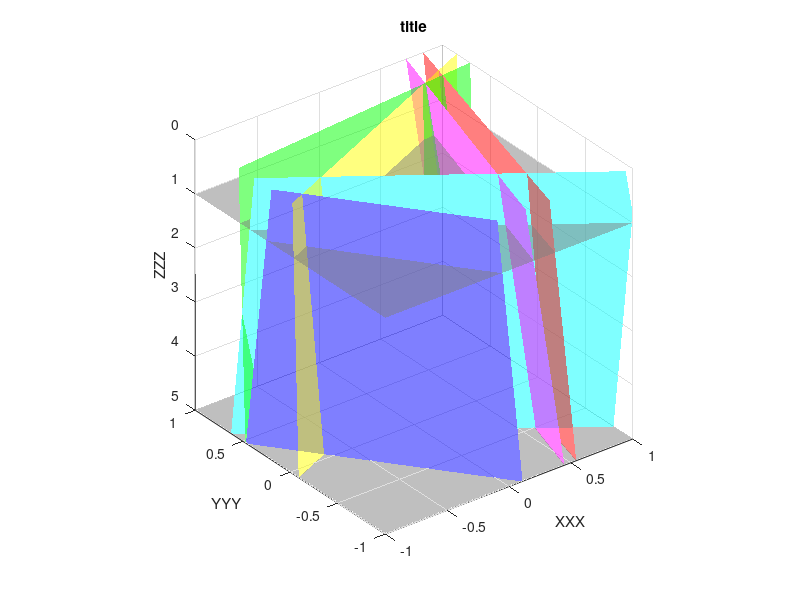

Recreate this plot in MATLAB.
%% Script to plot all the planes of the limits of the SW with torseur
clear all; close all;clc;

R = 1;
r = 0.2;
alpha = pi/4;
r_c = .01;
phi_c = 0;
h_c = 0;
m  = 1;
g  = 9.81;
tx = 0.5;
ty = 0;
tz = 0;
Mx = 0.5;
My = 0;
Mz = 0;
Tz = m*g+tz;

px(1) = Mx - h_c*ty + Tz*(r_c*sin(phi_c) + 2*r*cos(alpha)^2);
px(2) = h_c*ty - Mx - Tz*(r_c*sin(phi_c) - 2*r*cos(alpha)^2);
px(3) = Mx - Tz*(r*cos(alpha)^2 - r_c*sin(phi_c) + (3^(1/2)*r*sin(2*alpha))/2) - h_c*ty;
px(4) = h_c*ty - Tz*(r_c*sin(phi_c) + r*cos(alpha)^2 + (3^(1/2)*r*sin(2*alpha))/2) - Mx;
px(5) = Mx + Tz*(r_c*sin(phi_c) - r*cos(alpha)^2 + (3^(1/2)*r*sin(2*alpha))/2) - h_c*ty;
px(6) = h_c*ty - Tz*(r_c*sin(phi_c) + r*cos(alpha)^2 - (3^(1/2)*r*sin(2*alpha))/2) - Mx;

py(1) = h_c*tx + Tz*(r*sin(2*alpha) - r_c*cos(phi_c));
py(2) = Tz*(r*sin(2*alpha) + r_c*cos(phi_c)) - h_c*tx;
py(3) = h_c*tx - Tz*((r*sin(2*alpha))/2 + r_c*cos(phi_c) - 3^(1/2)*r*cos(alpha)^2);
py(4) = Tz*(r_c*cos(phi_c) - (r*sin(2*alpha))/2 + 3^(1/2)*r*cos(alpha)^2) - h_c*tx;
py(5) = h_c*tx - Tz*((r*sin(2*alpha))/2 + r_c*cos(phi_c) + 3^(1/2)*r*cos(alpha)^2);
py(6) = - Tz*((r*sin(2*alpha))/2 - r_c*cos(phi_c) + 3^(1/2)*r*cos(alpha)^2) - h_c*tx;

pz(1) = Mz - tx*(2*r - 2*r*sin(alpha)^2 + r_c*sin(phi_c)) - ty*(r*sin(2*alpha) - r_c*cos(phi_c));
pz(2) = tx*(2*r*sin(alpha)^2 - 2*r + r_c*sin(phi_c)) - Mz - ty*(r*sin(2*alpha) + r_c*cos(phi_c));
pz(3) = Mz + ty*((r*sin(2*alpha))/2 + r_c*cos(phi_c) - 3^(1/2)*r*cos(alpha)^2) + tx*(r*cos(alpha)^2 - r_c*sin(phi_c) + (3^(1/2)*r*sin(2*alpha))/2);
pz(4) = tx*(r_c*sin(phi_c) + r*cos(alpha)^2 + (3^(1/2)*r*sin(2*alpha))/2) - ty*(r_c*cos(phi_c) - (r*sin(2*alpha))/2 + 3^(1/2)*r*cos(alpha)^2) - Mz;
pz(5) = Mz + ty*((r*sin(2*alpha))/2 + r_c*cos(phi_c) + 3^(1/2)*r*cos(alpha)^2) - tx*(r_c*sin(phi_c) - r*cos(alpha)^2 + (3^(1/2)*r*sin(2*alpha))/2);
pz(6) = ty*((r*sin(2*alpha))/2 - r_c*cos(phi_c) + 3^(1/2)*r*cos(alpha)^2) - Mz + tx*(r_c*sin(phi_c) + r*cos(alpha)^2 - (3^(1/2)*r*sin(2*alpha))/2);

pk(1) = (-2*R*h_c*cos(alpha))*ty+(R*r*cos(alpha) + 2*R*r_c*cos(alpha)*sin(phi_c))*Tz +...
      Mx*2*R*cos(alpha);
pk(2) = (2*R*h_c*cos(alpha))*ty+(R*r*cos(alpha) - 2*R*r_c*cos(alpha)*sin(phi_c))*Tz -...
      Mx*2*R*cos(alpha);
pk(3) = tx*(3^(1/2)*R*h_c*cos(alpha))+ty*(R*h_c*cos(alpha))+...
      Tz*(R*r*cos(alpha) - R*r_c*cos(alpha)*sin(phi_c) - 3^(1/2)*R*r_c*cos(alpha)*cos(phi_c)) -...
      Mx*R*cos(alpha) + 3^(1/2)*R*cos(alpha)*My;
pk(4) = tx*(-3^(1/2)*R*h_c*cos(alpha))-ty*(R*h_c*cos(alpha))+...
      Tz*(R*r*cos(alpha) + R*r_c*cos(alpha)*sin(phi_c) + 3^(1/2)*R*r_c*cos(alpha)*cos(phi_c)) +...
      Mx*R*cos(alpha) - 3^(1/2)*R*cos(alpha)*My;
pk(5) = tx*(-3^(1/2)*R*h_c*cos(alpha))+ty*(R*h_c*cos(alpha))+...
      Tz*(R*r*cos(alpha) - R*r_c*cos(alpha)*sin(phi_c) + 3^(1/2)*R*r_c*cos(alpha)*cos(phi_c)) -...
      Mx*R*cos(alpha) - 3^(1/2)*R*cos(alpha)*My;
pk(6) = tx*(3^(1/2)*R*h_c*cos(alpha))-ty*(R*h_c*cos(alpha))+...
      Tz*(R*r*cos(alpha) + R*r_c*cos(alpha)*sin(phi_c) - 3^(1/2)*R*r_c*cos(alpha)*cos(phi_c)) +...
      Mx*R*cos(alpha) + 3^(1/2)*R*cos(alpha)*My;




[x y] = meshgrid(-1:0.1:1); % Generate x and y data
z1 = -(1/pz(1)).*(px(1).*x + py(1).*y + pk(1));
z2 = -(1/pz(2)).*(px(2).*x + py(2).*y + pk(2));
z3 = -(1/pz(3)).*(px(3).*x + py(3).*y + pk(3));
z4 = -(1/pz(4)).*(px(4).*x + py(4).*y + pk(4));
z5 = -(1/pz(5)).*(px(5).*x + py(5).*y + pk(5));
z6 = -(1/pz(6)).*(px(6).*x + py(6).*y + pk(6));
pk(7) = -5;
pz(7) = 1;
px(7) = 0;
py(7) = 0;
z7 = -(1/pz(7)).*(px(7).*x + py(7).*y + pk(7));
pk(8) = -1;
pz(8) = 1;
px(8) = 0;
py(8) = 0;
z8 = -(1/pz(8)).*(px(8).*x + py(8).*y + pk(8));
s1 = surf(x,y,z1,'FaceColor',[0 0 1],'EdgeColor','none','Facealpha',0.5) %Plot the surface 1
hold on;
s2 = surf(x,y,z2,'FaceColor',[0 1 1],'EdgeColor','none','Facealpha',0.5) %Plot the surface 1
s3 = surf(x,y,z3,'FaceColor',[1 0 1],'EdgeColor','none','Facealpha',0.5) %Plot the surface 1
s4 = surf(x,y,z4,'FaceColor',[1 0 0],'EdgeColor','none','Facealpha',0.5) %Plot the surface 1
s5 = surf(x,y,z5,'FaceColor',[1 1 0],'EdgeColor','none','Facealpha',0.5) %Plot the surface 1
s6 = surf(x,y,z6,'FaceColor',[0 1 0],'EdgeColor','none','Facealpha',0.5) %Plot the surface 1
s7 = surf(x,y,z7,'FaceColor',[0.5 0.5 0.5],'EdgeColor','none','Facealpha',0.5) %Plot the surface 1
s8 = surf(x,y,z8,'FaceColor',[0.5 0.5 0.5],'EdgeColor','none','Facealpha',0.5) %Plot the surface 1
axis([-1 1 -1 1 0 5]);
axis('square');
set(gca,'Zdir','reverse');
xlabel('XXX');
ylabel('YYY');
zlabel('ZZZ');
title('title');

print('all_planes','-dpng');